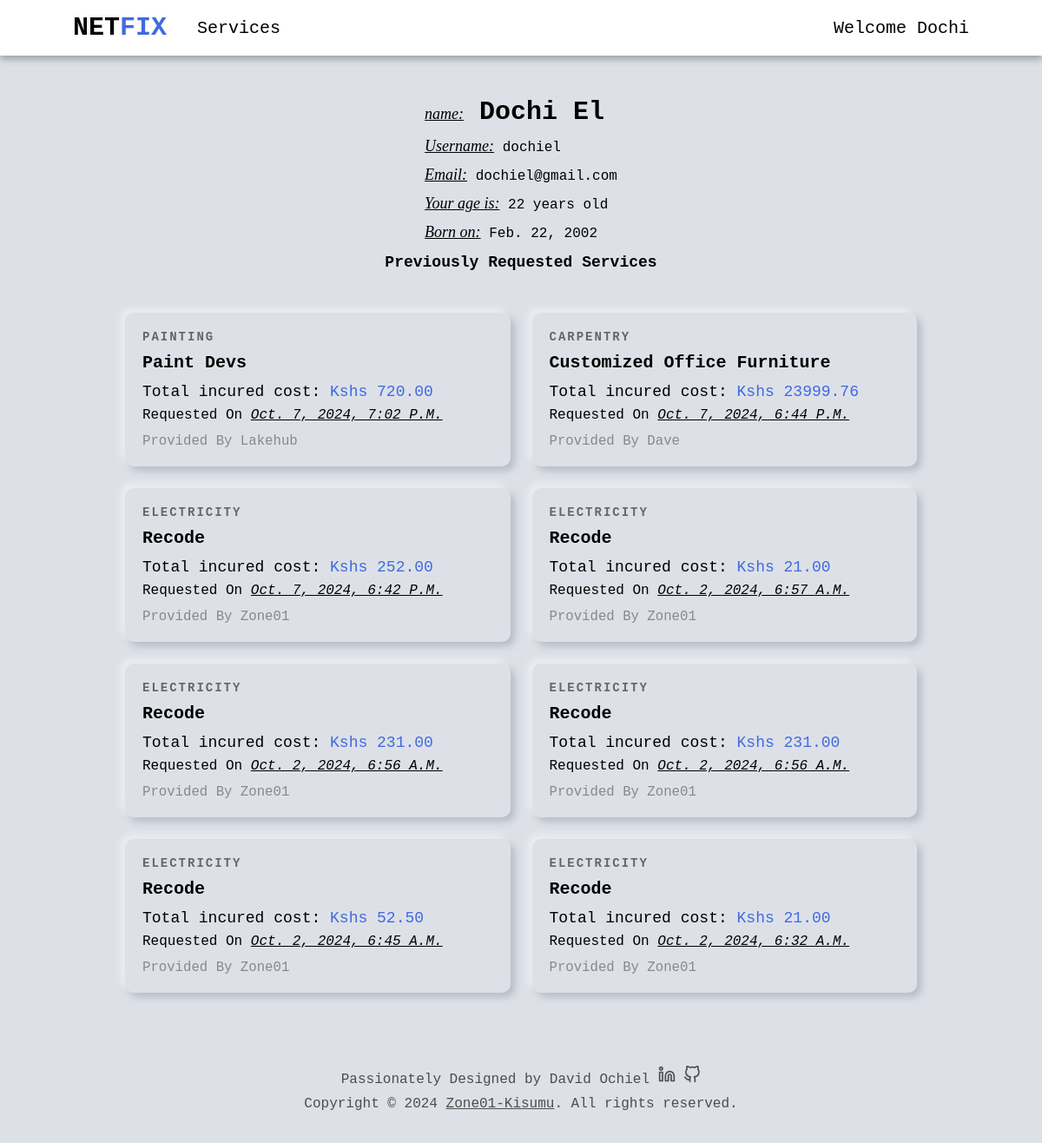
The app's page /customer/profile/ (signed in), older data.
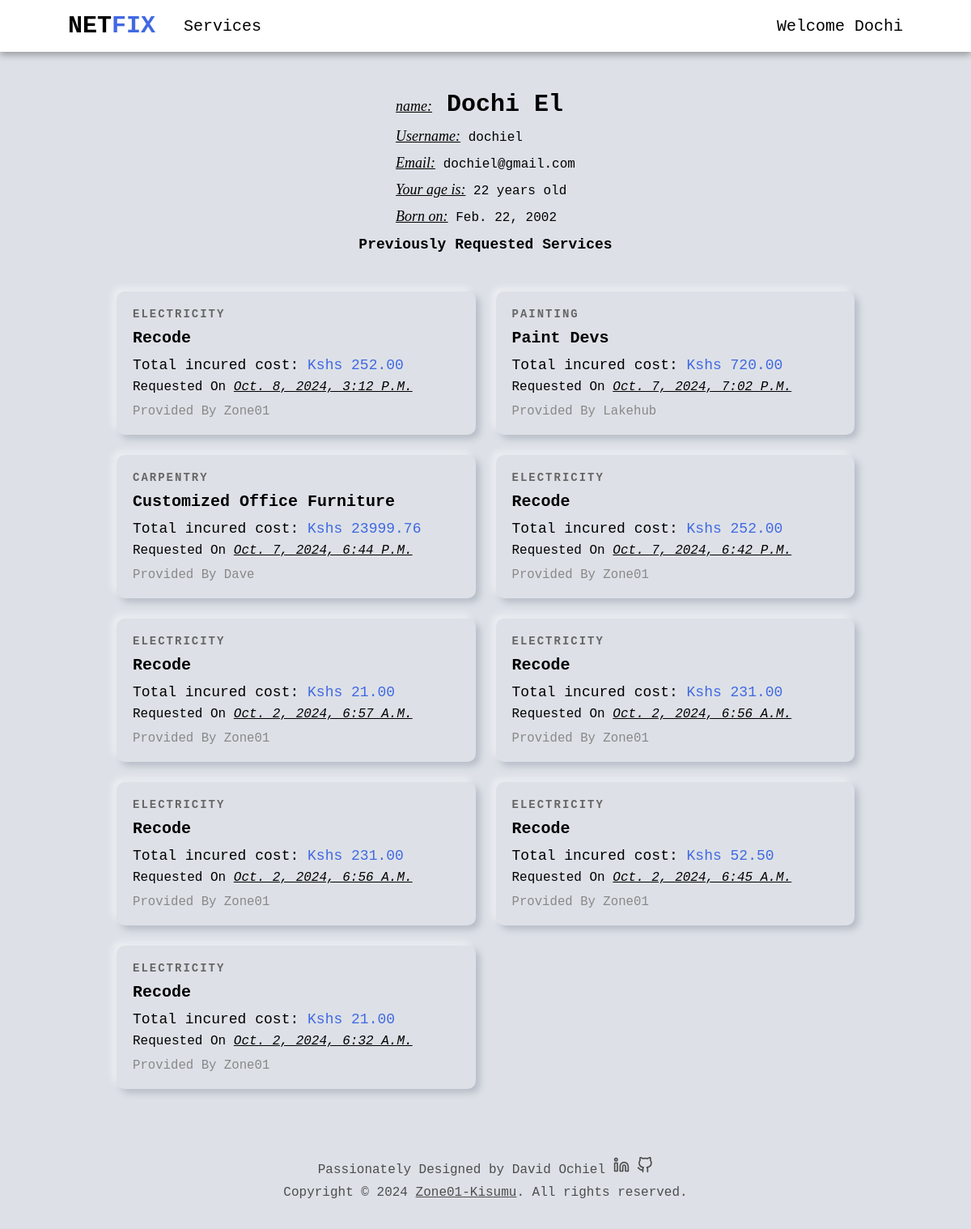
The same page, newer data.
### services/models.py (models this page shows, shortened)
class RequestService(models.Model):
    customer = models.ForeignKey(Customer, on_delete=models.CASCADE)
    service = models.ForeignKey(Service, on_delete=models.CASCADE)
    address = models.CharField(max_length=200)
    time = models.IntegerField(default=1)
    total_cost = models.DecimalField(decimal_places=2, max_digits=7)
    date = models.DateTimeField(auto_now=True, null=False)
    id = models.UUIDField(default=uuid.uuid4, unique=True, primary_key=True, editable=False)
    class Meta:
        verbose_name = 'Requested service'
        verbose_name_plural = 'Requested services'

class Service(models.Model):
    company = models.ForeignKey(Company, default="", on_delete=models.CASCADE)
    name = models.CharField(max_length=40)
    description = models.TextField()
    price_hr = models.DecimalField(decimal_places=2, max_digits=5)
    choices = (
        ('Air Conditioner', 'Air Conditioner'),
        ('Carpentry', 'Carpentry'),
        ('Electricity', 'Electricity'),
        ('Gardening', 'Gardening'),
        ('Home Machines', 'Home Machines'),
        ('Housekeeping', 'Housekeeping'),
        ('Interior Design', 'Interior Design'),
        ('Locks', 'Locks'),
        ('Painting', 'Painting'),
        ('Plumbing', 'Plumbing'),
        ('Water Heaters', 'Water Heaters'),
    )
    field = models.CharField(max_length=30, blank=False, null=False, default="", choices=choices)
    date = models.DateTimeField(auto_now=True, null=False)
    id = models.UUIDField(default=uuid.uuid4, unique=True, primary_key=True, editable=False)
    def __str__(self):
        return self.name

### users/models.py (models this page shows, shortened)
class Company(models.Model):
    user = models.OneToOneField(User, on_delete=models.CASCADE, primary_key=True)
    choices = (
        ('Air Conditioner', 'Air Conditioner'),
        ('All in One', 'All in One'),
        ('Carpentry', 'Carpentry'),
        ('Electricity', 'Electricity'),
        ('Gardening', 'Gardening'),
        ('Home Machines', 'Home Machines'),
        ('Housekeeping', 'Housekeeping'),
        ('Interior Design', 'Interior Design'),
        ('Locks', 'Locks'),
        ('Painting', 'Painting'),
        ('Plumbing', 'Plumbing'),
        ('Water Heaters', 'Water Heaters'),
    )
    field = models.CharField(max_length=30, blank=False, null=False, default="", choices=choices)
    class Meta:
        verbose_name = 'Company'
        verbose_name_plural = 'Companies'
    def __str__(self):
        return self.user.username

class User(AbstractUser):
    is_company = models.BooleanField(default=False)
    is_customer = models.BooleanField(default=False)
    email = models.EmailField(max_length=100, unique=True)
    username = models.CharField(max_length=100, unique=True)
    id = models.UUIDField(default=uuid.uuid4, unique=True, primary_key=True, editable=False) # override the default id field
    USERNAME_FIELD = 'email'
    REQUIRED_FIELDS = ['username']

### users/views.py (the view, shortened to what this page needs)
# urls.py: path('customer/profile/', v.customer_profile, name='customer_profile'),
@login_required(login_url='login_user')
def customer_profile(request):
    user = User.objects.get(username=request.user.username)
    requested_services = user.customer.requestservice_set.all().order_by('-date')
    d_o_b = user.customer.d_o_b
    current_date = timezone.now().date()
    age = current_date.year - d_o_b.year
    if (current_date.month < d_o_b.month) or (current_date.month == d_o_b.month and current_date.day < d_o_b.day):
        age -= 1
    context = {
        "profile": user,
        "age": age,
        'requested_services': requested_services,
    }
    return render(request, "users/profile.html", context)

### users/templates/users/profile.html (shortened to what this page needs)
{% extends 'main/base.html' %}
{% block content %}
<section class="non-hero-container">
    {% if request.user.is_authenticated and user.username == profile.username and user.is_customer %}
    <div class="profile-details-header customer-details-header">
        <div class="header-content">
            <h1 class="full-name">
                <span class="profile-usher">name:</span> <span>{{profile.first_name}}
                </span><span>{{profile.last_name}}</span>
            </h1>
            <p class="username"><span class="profile-usher">Username:</span> {{profile.username}}</p>
            <p class="email"><span class="profile-usher">Email:</span> {{profile.email}}</p>
            <p class="age"><span class="profile-usher">Your age is:</span> {{age}} years old</p>
            <p class="age"><span class="profile-usher">Born on:</span> {{profile.customer.d_o_b}}</p>
        </div>
    </div>
    <div class="services-header  services-header-profile">
        <h1>Previously Requested Services</h1>
    </div>
    {% if requested_services %}
    <div class="services-grid">
        {% for requested_service in requested_services %}
        <a href="{% url 'index' requested_service.service.id %}" class="service-card">
            <div class="card-content">
                <p class="service-category">{{ requested_service.service.field }}</p>
                <h2 class="service-name">{{ requested_service.service }}</h2>
                <p class="service-price"><span>Total incured cost:</span> Kshs {{ requested_service.total_cost }}</p>
                <p class="service-date">requested on <span>{{requested_service.date}}</span></p>
                <p class="service-company">provided by {{requested_service.service.company}}</p>
            </div>
        </a>
        {% endfor %}
    </div>
    {% else %}
    <div class="no-services">
        <p>Seems like your service request adventure hasn't begun yet.</p>
        <a class="btn-link" href="{% url 'service_list' %}">Explore services</a>
    </div>
    {% endif %}
    {% endif %}
</section>
{% endblock content %}

Row changes from the older to the newer data that the page shows:
added RequestService: service.field "ELECTRICITY", service "Recode", total_cost "252.00", date "Oct. 8, 2024, 3:12 P.m.", service.company "Zone01"
